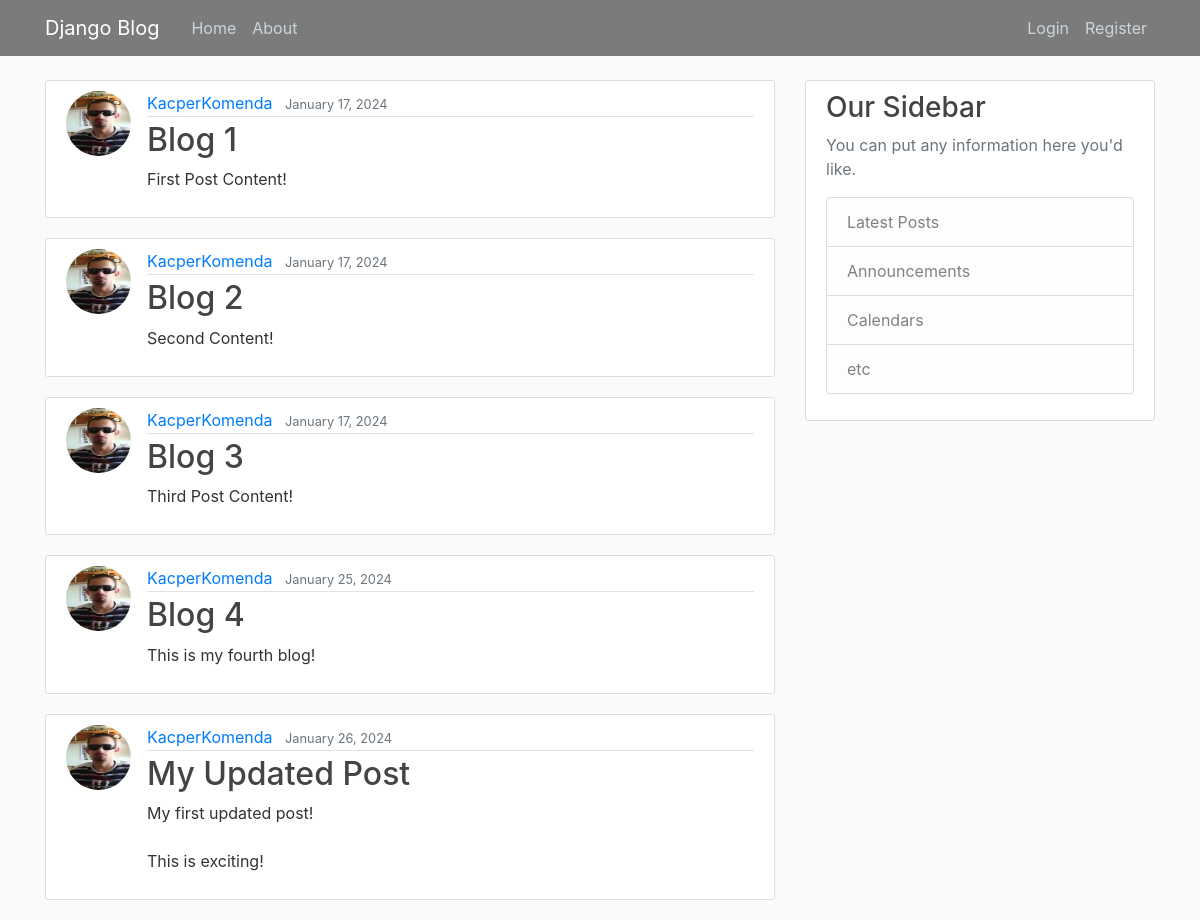
The page / on the database its author committed.
### main/models.py (models this page shows, shortened)
class Post(models.Model):
    title = models.CharField(max_length = 100)
    content = models.TextField()
    date_posted = models.DateTimeField(default = timezone.now)
    author = models.ForeignKey(User, on_delete=models.CASCADE) #Jeśli user usunięty, to post też

### users/models.py (models this page shows, shortened)
class Profile(models.Model):
    user = models.OneToOneField(User, on_delete=models.CASCADE) #CASCADE - jeśli user usunięty, usuń posty, nie na odwrót
    image = models.ImageField(default='default.jpg', upload_to='profile_pics')

### main/views.py (the view)
# urls.py: path('', PostListView.as_view(), name="main-home"),
class PostListView(ListView):
    model = Post
    template_name = 'main/home.html'
    context_object_name = 'posts'
    paginate_by = 5

### main/templates/main/home.html
{% extends "main/base.html" %}
{% block content %}
    {% for post in posts %}
        <article class="media content-section">
            <img class ="rounded-circle article-img" src="{{ post.author.profile.image.url }}">
            <div class="media-body">
            <div class="article-metadata">
                <a class="mr-2" href="#">{{ post.author }}</a>
                <small class="text-muted">{{ post.date_posted|date:"F d, Y" }}</small>
            </div>
            <h2><a class="article-title" href="{% url 'post-detail' post.id %}">{{ post.title }}</a></h2>
            <p class="article-content">{{ post.content }}</p>
            </div>
        </article>
    {% endfor %}
{% endblock content %}

### main/static/main/main.css (style rules this page uses)
body { background: #fafafa; color: #333333; margin-top: 5rem; }
h1, h2, h3, h4, h5, h6 { color: #444444; }
.content-section { background: #ffffff; padding: 10px 20px; border: 1px solid #dddddd; border-radius: 3px; margin-bottom: 20px; }
.article-title { color: #444444; }
.article-content { white-space: pre-line; }
.article-img { height: 65px; width: 65px; margin-right: 16px; }
.article-metadata { padding-bottom: 1px; margin-bottom: 4px; border-bottom: 1px solid #e3e3e3 }

### rows shown on the page
Post: author.profile.image (picture), author "KacperKomenda", date_posted "January 17, 2024", title "Blog 1", content "First Post Content!"
Post: author.profile.image (picture), author "KacperKomenda", date_posted "January 17, 2024", title "Blog 2", content "Second Content!"
Post: author.profile.image (picture), author "KacperKomenda", date_posted "January 17, 2024", title "Blog 3", content "Third Post Content!"
Post: author.profile.image (picture), author "KacperKomenda", date_posted "January 25, 2024", title "Blog 4", content "This is my fourth blog!"
Post: author.profile.image (picture), author "KacperKomenda", date_posted "January 26, 2024", title "My Updated Post", content "My first updated post! This is exciting!"
